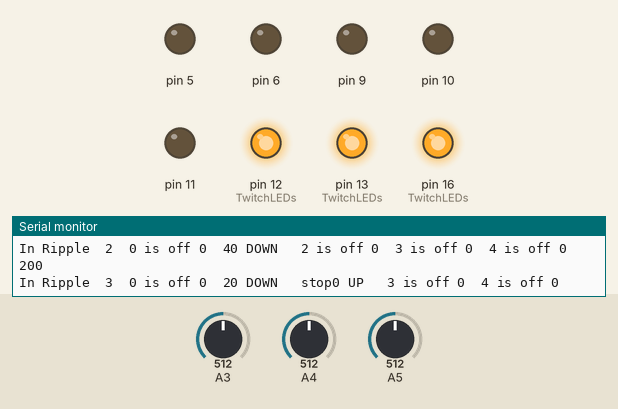
This sketch was run on a simulated Arduino Uno, built with avr-gcc and run on an emulated ATmega328P. Parts: output pins drawn as LEDs (lit = HIGH), the last lines printed to the serial monitor. The test bench sets the inputs (shaded band); at power-on: A3 = 512, A4 = 512, A5 = 512.

Above: at 1.12 s.
1.3 s: A3 set to 539
At 2.95 s:
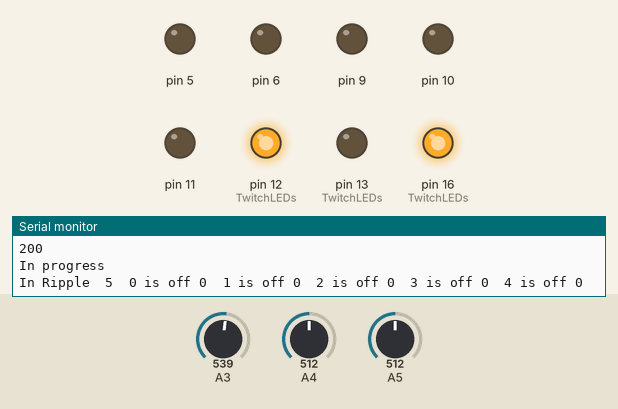
4.3 s: A4 set to 716
At 4.79 s:
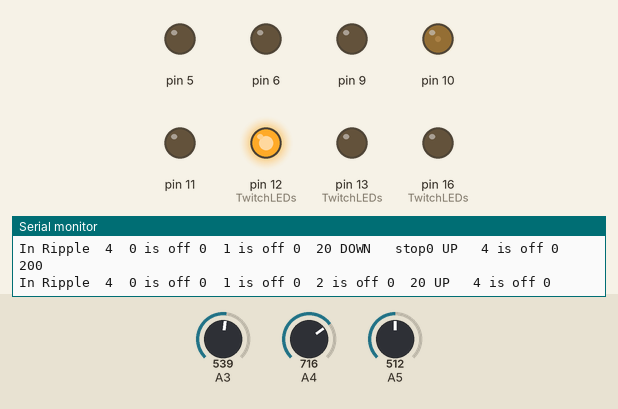
7.3 s: A4 set to 511
At 7.73 s:
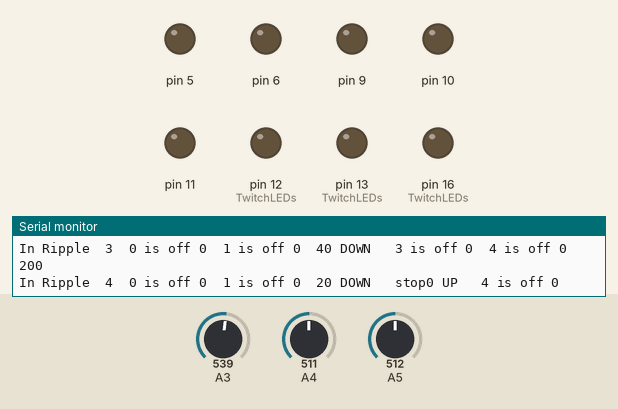
10.3 s: A3 set to 511
13.3 s: A3 set to 477
At 13.61 s:
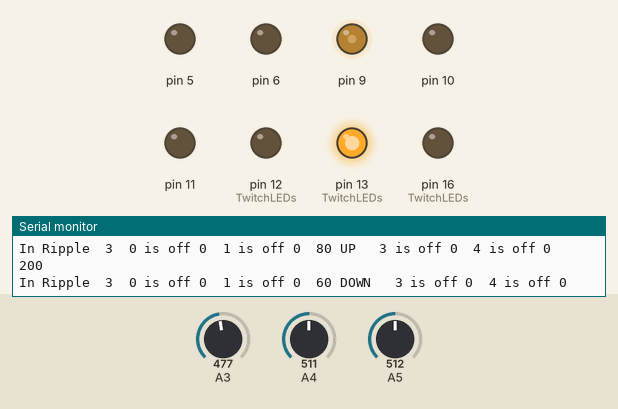
16.3 s: A4 set to 122
At 16.55 s:
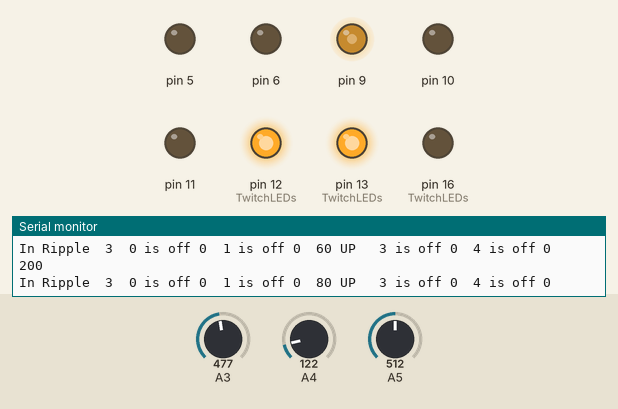
Timing chart, 0 to 20.3 s (numbered marks = the images above; inputs shaded):
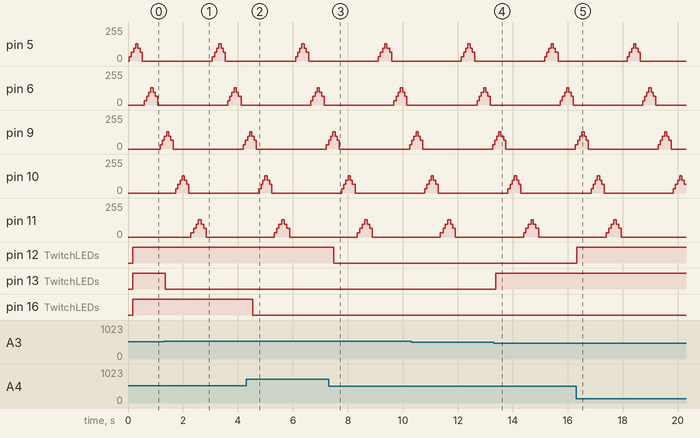

The sketch:

RedCostume.ino
```cpp
//Access sensor... fast red planet
//ripples: 5-11 pins pwm
//twitch: 16, 12, 13
//ripple sensor in: z = a5/19
//twitch in: y = a4/18
//twitch in: x = a3/17

#define LED_LENGTH 100

#define ACCEL_IN_X 3
#define ACCEL_IN_Y 4
#define ACCEL_IN_Z 5

struct TwitchLED
{
  int source; //source analog pin
  int pin; //out
  int mask; //mask random bits
  int shift; //must be relative for the small lookup table we have
};


#define TWITCH_DELAY 2 //delay between changing
#define TWITCH_LENGTH 3
#define TWITCH_TABLE_SIZE 8
TwitchLED TwitchLEDs[TWITCH_LENGTH] = {{ACCEL_IN_Y, 16, 0x7, 0}, {ACCEL_IN_X, 13, 0x070,4 }, {ACCEL_IN_Y, 12, 0x01C, 2}}; //Outpins to change
int TwitchTable[TWITCH_TABLE_SIZE] = {HIGH,LOW, LOW,HIGH, LOW, HIGH, HIGH, LOW}; //won't work for non pwm lines{0x1, 0x30, 0x70, 0xC};


void setup() {

  RippleInit(); //ones on arm, light sensor connnected
  TwitchingLEDsInit(); //ones on tutu
  Serial.begin(9600);

}

void loop() {

  RippleControl(ACCEL_IN_Z); //ripple effect
  RippleTask();
  TwitchingTask();
}


void TwitchingLEDsInit()
{
  for(int i=0; i < TWITCH_LENGTH; i++)
    pinMode(TwitchLEDs[i].pin, OUTPUT);

}

void TwitchingTask()
{
  int index;
  static int TwitchDelay = 0;
  int SensorIn;

  if (TwitchDelay++ >= TWITCH_DELAY)
  {
    for(int i=0; i < TWITCH_LENGTH; i++)
    {
      SensorIn = analogRead(TwitchLEDs[i].source);
      Serial.print(SensorIn, HEX);  // print as an ASCII-encoded hexadecimal
      Serial.print("\t");    // prints a tab
      index = (TwitchLEDs[i].mask & SensorIn) >> TwitchLEDs[i].shift;
      Serial.print(index, HEX);  // print as an ASCII-encoded hexadecimal
      Serial.print("\t");    // prints a tab
      digitalWrite(TwitchLEDs[i].pin, TwitchTable[index] );

    }
    TwitchDelay = 0;
  }
  Serial.print("\n");    // prints a tab
}


#if 0
//based on input level, change light level
//no pulsate
void  AccelProcess(int OutputPin, int InPin)
{
    int SensorIn = analogRead(InPin);
    Serial.println(SensorIn);

    if (SensorIn > 600)
       analogWrite(OutputPin, 0xC0);
    else  if (SensorIn > 490)
       analogWrite(OutputPin, 0x60);
    else analogWrite(OutputPin, 0x10);

}


//based on input level, change light level
//no pulsate
void  AccelProcess_BrightnessChange(int Index)
{
    int SensorIn = analogRead(AccelIn[Index].InPin);
#ifdef DEBUG
    Serial.print(SensorIn, HEX);  // print as an ASCII-encoded hexadecimal
    Serial.print("\t");    // prints a tab

    Serial.print(AccelIn[Index].Counter, HEX);  // print as an ASCII-encoded hexadecimal
    Serial.print("\t");    // prints a tab
 #endif

    if (SensorIn > 600)
    {
       AccelIn[Index].pwm.Dir = UP;
#ifdef DEBUG
       Serial.print("UP\t"); //
#endif
       Pulse(AccelIn[Index].OutPin, &(AccelIn[Index].pwm));
    }
    else  if (SensorIn < 490)
    {
      AccelIn[Index].pwm.Dir = DOWN;
#ifdef DEBUG
        Serial.print("DOWN\t"); //
#endif
       Pulse(AccelIn[Index].OutPin, &(AccelIn[Index].pwm));
    }
 #ifdef DEBUG
    Serial.print(AccelIn[Index].OutPin, DEC);
    Serial.print("\n");    // prints a tab
#endif
}
#endif
```

PulseLib.ino
```cpp
enum counter_directions {
  DOWN,
  UP,
  NONE
};

struct PWMcontrol
{
  unsigned char Counter;
  counter_directions Dir;
  unsigned char Center;
  unsigned char Width;
  unsigned char Delta;
  unsigned char LimitMax;
  unsigned char LimitMin;
};

void ChangePulseCenter(struct PWMcontrol * pwm, unsigned char value)
{
  pwm->Center = value;

}

void ChangePulseBandWidth(struct PWMcontrol * pwm, unsigned char value)
{
  pwm->Width = value;

}

void ChangeDelta(struct PWMcontrol * pwm, unsigned char value)
{
  pwm->Delta = value;

}

void PrintDirection( struct PWMcontrol * pwm)
{
  switch (pwm->Dir)
  {
    case UP:
    Serial.print("UP ");  // print as an ASCII-encoded hexadecimal
    break;
    case DOWN:
        Serial.print("DOWN ");  // print as an ASCII-encoded hexadecimal
    break;

    case NONE:
        Serial.print("NONE ");  // print as an ASCII-encoded hexadecimal
    break;

    default:
        Serial.print("Dir??? ");  // print as an ASCII-encoded hexadecimal
    break;

  }

}

 void Pulse(int pin, struct PWMcontrol * pwm )
{
  analogWrite(pin, pwm->Counter);   // set the LED on

   int Upper = pwm->Center + pwm->Width;
   int Lower = pwm->Center - pwm->Width;

   if (Upper > pwm->LimitMax)
     Upper = pwm->Width;
   if (Lower < pwm->LimitMin)
     Lower = pwm->Width;

  if (pwm->Counter >= Upper)
    pwm->Dir = DOWN;

  if (pwm->Counter <= Lower) //might need to move Counter within limits asap
    pwm->Dir = UP;

  if ((pwm->Dir == UP) & (pwm->Counter <= pwm->LimitMax - pwm->Delta))
    (pwm->Counter) += pwm->Delta;
  else if ((pwm->Dir == DOWN)& (pwm->Counter >= pwm->LimitMin + pwm->Delta))
    (pwm->Counter) -= pwm->Delta;
  else Serial.print("bad: can't exit\n");

}
```

RippleLib.ino
```cpp
//Ripple


enum ripple_status {
  OFF,
  STARTED,
  IN_PROGRESS
};

struct RippleType
{
  int Level; // the lower the level, the dark it is will turn it on
  int Delay; // the bigger the delay, the less the overlap
  int Delta; //the slower the burn; the smaller the value
};


ripple_status RippleState;

int RippleStart = 0;

int RippleIndex;

#define RIPPLE_TYPES 2
#define RIPPLE_SLOW 0
#define RIPPLE_FAST 1

struct RippleType Ripples[2] = \
  { \
    {0x200, 0x10, 0x5}, \
    {0x150, 0x5, 0x20} \
  };


struct RippleElement
{
  int OutPin;
  PWMcontrol pwm;
};


#define RIPPLE_LENGTH   5
struct RippleElement RippleEffect[RIPPLE_LENGTH] = {{5,{0, NONE, 0x80, 0x80, 0xA, 0xFF, 0 }}, \
                {6,{0, NONE, 0x80, 0x80, 0xA, 0xFF, 0 }} , \
                 {9,{0, NONE, 0x80, 0x80, 0xA, 0xFF, 0 }}, \
                  {10,{0, NONE, 0x80, 0x80, 0xA, 0xFF, 0 }}, \
                  {11,{0, NONE, 0x80, 0x80, 0xA, 0xFF, 0}} , \
                };

//light sensor... start ripple
void  RippleControl(int InPin)
{
    static int count = 0;
    int SensorIn = analogRead(InPin);

    Serial.print(SensorIn, HEX);  // print as an ASCII-encoded hexadecimal
    Serial.print("\n");    //

    switch (RippleState)
    {
    case OFF:
      if (SensorIn > Ripples[RIPPLE_SLOW].Level) //dark: slow Can tune for device on extra ADC
      {
          RippleIndex = 0;
        }
      else if (SensorIn > Ripples[RIPPLE_FAST].Level) //faster
      {
          RippleIndex = 1;
      }
      else break;

      Serial.print("Started Ripple\n");  // print as an ASCII-encoded hexadecimal
      RippleState = STARTED;
      RippleStartElement(&(RippleEffect[RippleStart++].pwm), RippleIndex);
      count = 0;
    break;
    case STARTED:

      //count delay
      //if not all LEDs have been activated.
      if (RippleStart <  RIPPLE_LENGTH)
      {
          if (count++ > Ripples[RippleIndex].Delay)
          {
              RippleStartElement(&(RippleEffect[RippleStart++].pwm), RippleIndex);
            count = 0;
          }
      }
      else RippleState = IN_PROGRESS; //in progress but not finished. all LEDs are started
      break;
    default:
    case IN_PROGRESS:

      Serial.print("In progress\n");  // print as an ASCII-encoded hexadecimal

    break;
    }

}
void RippleInit()
{
  for (int i =0; i < RIPPLE_LENGTH; i++)
  {
    pinMode(RippleEffect[i].OutPin, OUTPUT);

  }
  RippleState = OFF;
  RippleIndex = RIPPLE_TYPES;
}

void RippleTask()
{
  int i, DeactiveCount = 0;
  if (RippleState != OFF)
  {
    Serial.print("In Ripple\t");  // print as an ASCII-encoded hexadecimal
    Serial.print(RippleStart, DEC);  // print as an ASCII-encoded hexadecimal
    Serial.print("\t");  // print as an ASCII-encoded hexadecimal
    for( i = 0; i < RIPPLE_LENGTH; i++)
    {

      if (RippleEffect[i].pwm.Dir == NONE)
      {
        Serial.print(i, DEC);  // print as an ASCII-encoded hexadecimal
         Serial.print(" is off ");  // print as an ASCII-encoded hexadecimal
          Serial.print(RippleEffect[i].pwm.Counter, HEX);  // print as an ASCII-encoded hexadecimal
         Serial.print("\t");  // print as an ASCII-encoded hexadecimal
         DeactiveCount++;

      }
      else {
         Serial.print(RippleEffect[i].pwm.Counter, HEX);  // print as an ASCII-encoded hexadecimal
         Serial.print(" ");  // print as an ASCII-encoded hexadecimal
         PrintDirection(&(RippleEffect[i].pwm));  // print as an ASCII-encoded hexadecimal
         Serial.print("\t");  // print as an ASCII-encoded hexadecimal
        Pulse(RippleEffect[i].OutPin,&(RippleEffect[i].pwm));
      }


      if((RippleEffect[i].pwm.Counter == 0) && (RippleEffect[i].pwm.Dir == DOWN))
      {
        Serial.print("stop");  // print as an ASCII-encoded hexadecimal
        //turn off direction
        RippleEndElement(&(RippleEffect[i].pwm), RippleEffect[i].OutPin);
      }

    }
    Serial.print("\n");  // print as an ASCII-encoded hexadecimal
    if (DeactiveCount == RIPPLE_LENGTH)
    {//if delta is so high compared to delayed start then you might turn off too soon
      RippleState = OFF;
      RippleStart = 0;
    }
  }
}

void RippleStartElement (struct PWMcontrol * pwm, int Index)
{
     pwm->Dir = UP;
     pwm->Counter = 0;
     pwm->Delta = Ripples[Index].Delta;
}

void RippleEndElement (struct PWMcontrol * pwm, int OutPin)
{
     pwm->Dir = NONE;
     digitalWrite(OutPin, LOW);
}
```

Measured:
- the behaviour switches between 527 and 528 on A3 (found by bisection; images 0 and 1)
- the behaviour switches between 496 and 495 on A3 (found by bisection; images 3 and 4)
- after the input at 1.3 s, pin 13 (TwitchLEDs): HIGH → LOW after 0.05 s
- after the input at 4.3 s, pin 16 (TwitchLEDs): HIGH → LOW after 0.23 s
- after the input at 7.3 s, pin 12 (TwitchLEDs): HIGH → LOW after 0.19 s
- after the input at 13.3 s, pin 13 (TwitchLEDs): LOW → HIGH after 0.07 s
- after the input at 16.3 s, pin 12 (TwitchLEDs): LOW → HIGH at once
